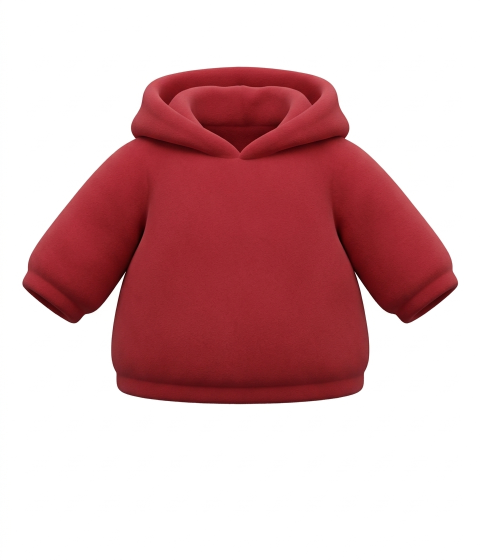
#> input picture Koala Images/Red Hoodies.jfif, 959 x 1120 px (shown at 1/2 size)
$ python cut-back-worn.py '../Koala Images/Koala-A-with-items.jfif' '../Koala Images/Red Hoodies.jfif'
#> lines starting #> are read from the running program, lines starting #| are printed output that depends on the picture; after the words box and inside, x2 and y2 are one past the last pixel; in counts of white or black regions, pixels touching at a corner belong together
"""Take a clothing item off a picture of a koala seen from behind WEARING it (made in Canva / Gemini on a flat green background) and fit it to OUR back koala (back_base.webp).
The koala in the picture is not exactly ours (other head size, longer body), so nothing can be subtracted; instead the item is mapped row by row from that koala's silhouette
to ours: x is kept relative to the body's left/right edge of that row, y runs between landmarks (neck line, feet) of the two koalas.
In : <gemini-ref>/back1-<item>-out.png   Out: img/koala/back/<item>.webp + `const KBACK` entry (canvas units, like KBOX).
Usage: python scripts/cut-back-worn.py <item> [picture]"""
import json, os, re, sys
import numpy as np
from PIL import Image, ImageFilter
from scipy import ndimage

ROOT = os.path.join(os.path.dirname(os.path.abspath(__file__)), "..")
REF = "I:/Koala Study Resources/gemini-ref"; OUT = os.path.join(ROOT, "public", "img", "koala", "back"); UI = os.path.join(ROOT, "public", "js", "koala-house-ui.js")
BX, BY = 64, 222; BX_C = 276   # BX_C: the centre line of our back koala in the picture's own pixels (back_base.webp is 553 wide)
item = sys.argv[1]; path = sys.argv[2] if len(sys.argv) > 2 and not sys.argv[2].startswith("--") else None
if not path:
    for ext in (".png", ".jpg", ".jpeg", ".webp", ".jfif"):
        p = os.path.join(REF, "back1-%s-out%s" % (item, ext))
        if os.path.exists(p): path = p; break
im = Image.open(path).convert("RGB"); a = np.array(im).astype(int); H, W = a.shape[:2]
#> further down, im is the input picture: PIL image 959x1120 RGB; mean R, G, B 215.4, 176.1, 178.6
#> after `H, W = a.shape[:2]`: H = 1120; W = 959
green = (a[..., 1] - np.maximum(a[..., 0], a[..., 2])) > 100
#> green: shape (1120, 959) bool; every value is 0
body = ~green; body = ndimage.binary_opening(body, iterations=2); lab, n = ndimage.label(body); body = lab == (1 + int(np.argmax(ndimage.sum(body, lab, range(1, n + 1)))))
#> after `body = ~green`: body: shape (1120, 959) bool; every value is 1
#> after `body = ndimage.binary_opening(body, iterations=2)`:
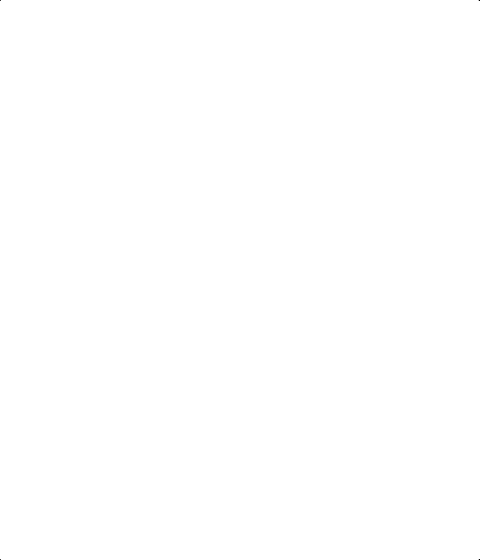
#> body: shape (1120, 959) bool (shown at 1/2 size); 100% white; black in thin lines or dots
#> after `lab, n = ndimage.label(body)`: lab: shape (1120, 959) int32; values 0 (black) and 1 (white), 100% white; black in thin lines or dots
#> after `lab, n = ndimage.label(body)`: n = 1
mx, mn = a.max(2), a.min(2); fur = (mx - mn < 38) & (mx > 95) & (mx < 205)   # grey fur; white / very light things (sneakers, lab coat) are items
#> after `mx, mn = (a.max(2), a.min(2))`:
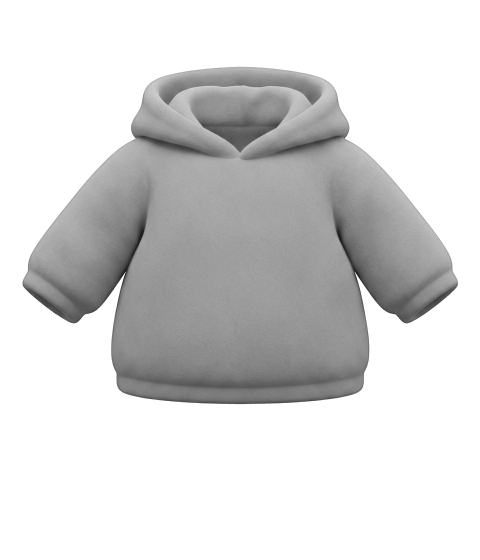
#> mx: shape (1120, 959) int64 (shown at 1/2 size); min 20, max 255, mean 215.4
#> after `mx, mn = (a.max(2), a.min(2))`:
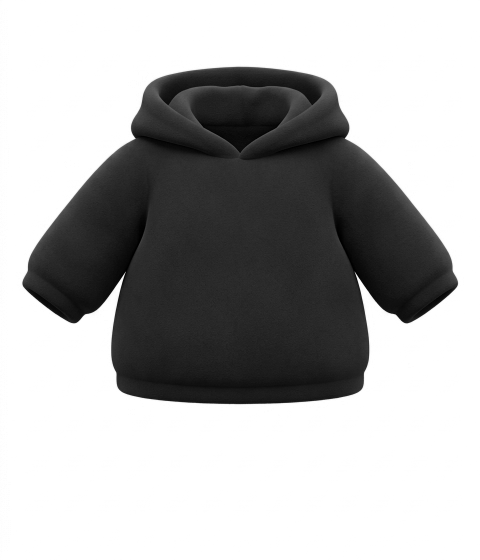
#> mn: shape (1120, 959) int64 (shown at 1/2 size); min 0, max 255, mean 176.1
#> after `fur = (mx - mn < 38) & (mx > 95) & (mx < 205)`:
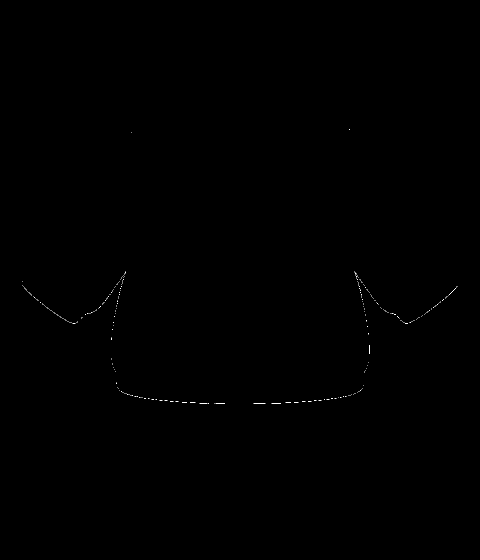
#> fur: shape (1120, 959) bool (shown at 1/2 size); 0.06% white in thin lines or dots, all inside (x1, y1, x2, y2) = (45, 258, 915, 808)
is_item = body & ~fur
#> is_item: shape (1120, 959) bool; 99.9% white; black in thin lines or dots
if "--sat" in sys.argv: is_item = body & ((mx - mn) > 45)   # a strongly coloured item (green jersey): only saturated pixels count, so bright highlights of the fur never join
is_item = ndimage.binary_opening(is_item, iterations=2); lab, n = ndimage.label(ndimage.binary_dilation(is_item, iterations=3)); sz = ndimage.sum(is_item, lab, range(1, n + 1))
#> after `is_item = ndimage.binary_opening(is_item, iterations=2)`: is_item: shape (1120, 959) bool; 99.9% white; black in thin lines or dots
#> after `lab, n = ndimage.label(ndimage.binary_dilation(is_item, iterations=3))`: lab: shape (1120, 959) int32; every value is 1
#> after `sz = ndimage.sum(is_item, lab, range(1, n + 1))`: sz = [1073376]
is_item = np.isin(lab, [i + 1 for i, v in enumerate(sz) if v > 0.03 * sz.max()]) & is_item
is_item = ndimage.binary_closing(is_item, iterations=4)
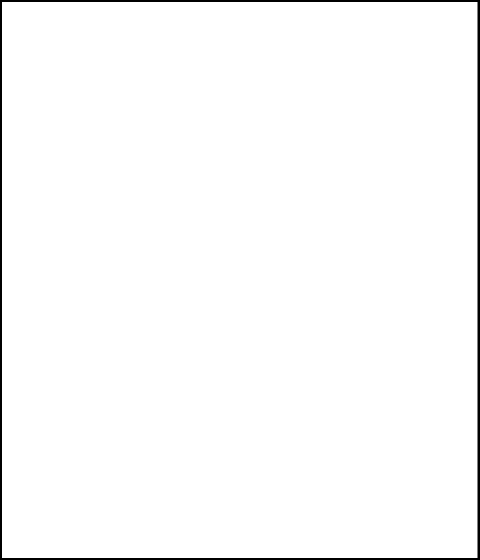
#> is_item: shape (1120, 959) bool (shown at 1/2 size); 98.5% white; 1 black region, box (x1, y1, x2, y2) and area: (0, 0, 959, 1120) 16568
lab, n = ndimage.label(ndimage.binary_dilation(is_item, iterations=12)); sz = ndimage.sum(is_item, lab, range(1, n + 1))
#> after `sz = ndimage.sum(is_item, lab, range(1, n + 1))`: sz = [1057512]
is_item = np.isin(lab, [i + 1 for i, v in enumerate(sz) if v >= 0.15 * sz.max()]) & is_item   # bright fur highlights are not parts of the item
if "--fill" in sys.argv: is_item = ndimage.binary_fill_holes(is_item) & body   # (off by default: the fur seen through a pinafore must stay fur)

_ym = [a.split("=")[1] for a in sys.argv if a.startswith("--ymin=")]   # --ymin=0.8: the item lies below this fraction of the koala's height (shoes): nothing above counts
if _ym:
    _ys = np.where(body.any(1))[0]; _cut = int(_ys[0] + float(_ym[0]) * (_ys[-1] - _ys[0])); is_item[:_cut] = False
if "--span" in sys.argv:   # a shirt / coat / jersey covers a solid stretch of every row it is on: fill between its left and right edge (light-grey shading of white cloth looks like fur and left blotches)
    ii = ndimage.binary_closing(is_item, iterations=10)
    for y in range(H):
        xs = np.where(ii[y])[0]
        if len(xs) > 8: is_item[y, xs.min():xs.max() + 1] = True
    is_item &= body
#> (the run stopped early here; a loop or call above may not have finished)
